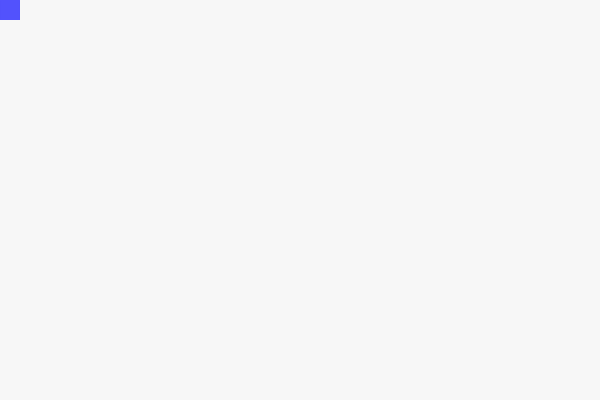
Frame 1 (no input)
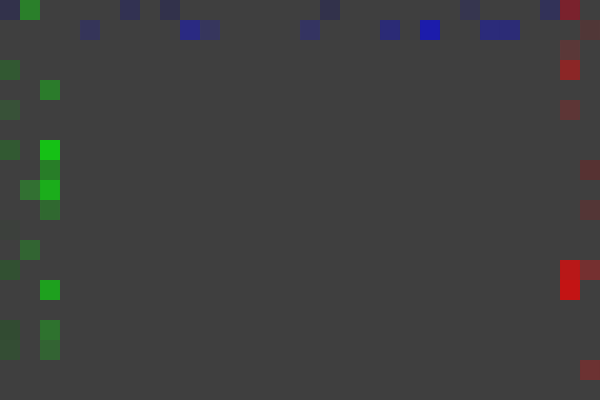
Frame 60 (no input)
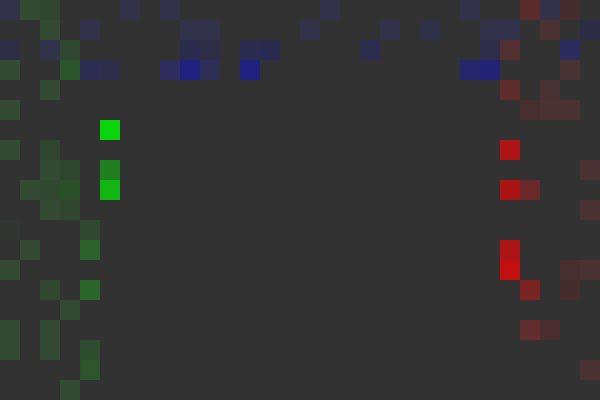
Frame 120 (the mouse pressed at the canvas centre since frame 60)

The p5.js sketch that drew these frames (run headless with seeded random() and noise() and a simulated clock; from frame 60 on, the mouse is pressed at the canvas centre):

// p5.js sketch
// ── sketch.js
let x = 0;
let y = 0;
let spacing = 20;
let rightX = 0;
let rightY = 0;
let leftX = 0;
let leftY = 0;
let counter = 0;
let bottomX = 0;
let bottomY = 0;

function setup() {
  createCanvas(600, 400);
  rightX = width;
  leftY = height;
  bottomY = height;
  bottomX = width;
  // put setup code here
}

function draw() {
  background(50, 10);
  //   spacing = random(10, 50);
  noStroke();
  topBottom();
  //   spacing = random(10, 50);
  //
  rightBottom();
  //   spacing = random(10, 50);

  topLeft();
}

function topLeft() {
  if (leftX <= width) {
    const greenColor = color(0, 255, 0, map(noise(leftY), 0, 1, 1, 255));
    if (random(1) > 0.7) {
      // line(x, y, spacing + x, spacing + y);
      fill(greenColor);

      rect(leftX, leftY, spacing, spacing);
    } else {
      // line(x, spacing + y, spacing + x, y);
    }
    leftY -= spacing;

    if (leftY < 0) {
      leftX += spacing;
      leftY = height;
    }
  }
}

function rightBottom() {
  if (rightX >= 0) {
    push();
    const redColor = color(255, 0, 0, map(noise(rightY), 0, 1, 1, 255));

    //   noLoop();

    fill(redColor);
    if (random(1) > 0.7) {
      // line(x, y, spacing + x, spacing + y);

      rect(rightX, rightY, spacing, spacing);
    } else {
      // line(x, spacing + y, spacing + x, y);
    }
    rightY += spacing;

    if (rightY > height) {
      rightX -= spacing;
      rightY = 0;
    }

    pop();
  }
}

function topBottom() {
  // put drawing code here
  if (y < height) {
    const blueColor = color(0, 0, 255, map(noise(x), 0, 1, 1, 255));

    push();

    if (random(1) > 0.7) {
      // line(x, y, spacing + x, spacing + y);
      fill(blueColor);
      rect(x, y, spacing, spacing);
    } else {
      // line(x, spacing + y, spacing + x, y);
    }

    x += spacing;

    if (x > width) {
      y += spacing;
      x = 0;
    }
    pop();
  }
}
